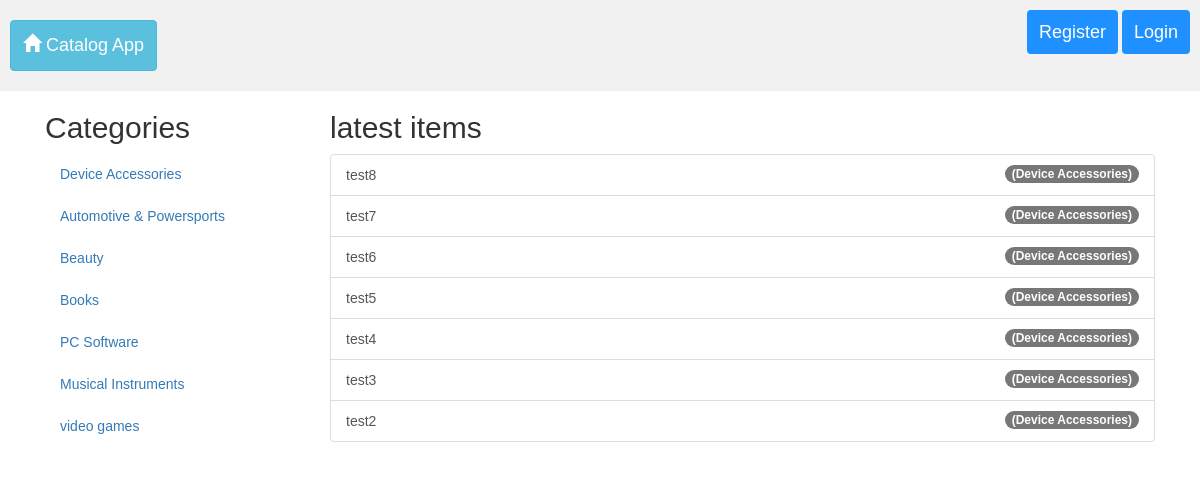
Page /CatalogApp on the committed database.
### db_setup.py (models this page shows, shortened)
class Category(Base):
    __tablename__ = 'category'
    t_id = Column(Integer, primary_key=True)
    t_catName = Column(String(250), nullable=False, unique=True)
    t_userId = Column(Integer, ForeignKey('user.t_id'))
    t_relationU = relationship(User)

class Item(Base):
    __tablename__ = 'item'
    t_id = Column(Integer, primary_key=True)
    t_itemName = Column(String(100), nullable=False, unique=True)
    t_itemDescription = Column(String(250), nullable=False)
    t_userId = Column(Integer, ForeignKey('user.t_id', ondelete="CASCADE"))
    t_relationU = relationship(User)
    t_catId = Column(Integer, ForeignKey('category.t_id', ondelete="CASCADE"))
    t_relationC = relationship(Category)

### V2project3.py (the view)
@app.route('/')
@app.route('/CatalogApp')
def mainPage():
    if 'user_email' in login_session:
        print(login_session['user_email'])
        categories = session.query(Category).all()
        latestItems = \
            session.query(Item).order_by(desc(Item.t_id)).limit(7)
        return render_template('privateMain.html',
                               mainCategories=categories,
                               mainItems=latestItems,
                               current_user=login_session['user_email'],
                               session_type=login_session['type'],
                               user_id=login_session['user_id'])
    else:
        print('nothing in login session')
        categories = session.query(Category).all()
        latestItems = \
            session.query(Item).order_by(desc(Item.t_id)).limit(7)
        return render_template('publicMain.html',
                               mainCategories=categories,
                               mainItems=latestItems)

### templates/publicMain.html
{% extends "startPublic.html" %}
{% block content %}
<div class="container-fluid">
    <div class="row content">
        <div class="col-sm-3 sidenav">
            <h2>Categories</h2>
            <ul class="nav nav-pills nav-stacked">
                {% for htmlCategory in mainCategories %}
                <li>
                    <a href="{{url_for('catPage', category_name=htmlCategory.t_catName)}}">{{htmlCategory.t_catName}}</a>
                </li>
                {% endfor %}
            </ul>
        </div>
        <div class="col-sm-9">
            <h2>latest items</h2>
            <div class="list-group">
                {% for item in mainItems %} {% for cati in mainCategories %} {% if cati.t_id == item.t_catId %}
                <a href="{{url_for('itemPage',category_name=cati.t_catName,item_name=item.t_itemName)}}" class="list-group-item">{{item.t_itemName}}
                    <span class="badge">({{cati.t_catName}})</span>
                </a>
                {% endif %} {% endfor %} {% endfor %}
            </div>
        </div>
    </div>
</div>
{% endblock %}

### templates/startPublic.html (style rules this page uses)
* { box-sizing: border-box; }
body { margin: 0; font-family: Arial; }

### rows in the picture
Category: t_catName "Device Accessories"
Category: t_catName "Automotive & Powersports"
Category: t_catName "Beauty"
Category: t_catName "Books"
Category: t_catName "PC Software"
Category: t_catName "Musical Instruments"
Category: t_catName "video games"
Item: t_itemName "test8"
Item: t_itemName "test7"
Item: t_itemName "test6"
Item: t_itemName "test5"
Item: t_itemName "test4"
Item: t_itemName "test3"
Item: t_itemName "test2"
